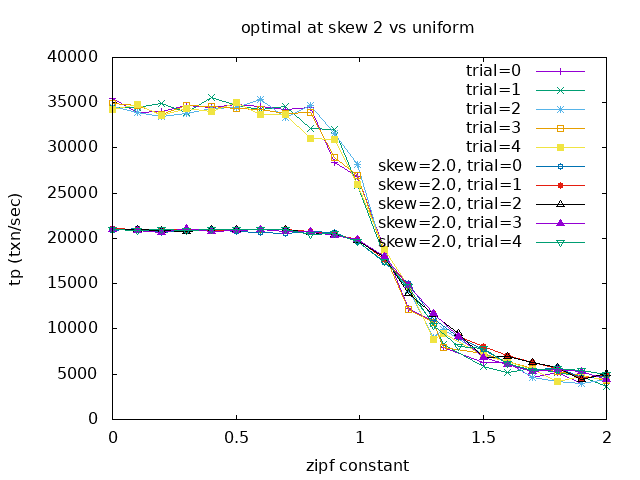

Reproduce this figure in gnuplot.
set terminal png

set xlabel "zipf constant"
set ylabel "tp (txn/sec)"
set title "optimal at skew 2 vs uniform"
set output "baseline_opt_skew2.png"

plot "new_zipfian_read95.csv" using  "skew":"ops/sec(cum)" title "trial=0" with linespoint,\
     "new_zipfian_read951.csv" using "skew":"ops/sec(cum)" title "trial=1" with linespoint,\
     "new_zipfian_read952.csv" using "skew":"ops/sec(cum)" title "trial=2" with linespoint,\
     "new_zipfian_read953.csv" using "skew":"ops/sec(cum)" title "trial=3" with linespoint,\
     "new_zipfian_read954.csv" using "skew":"ops/sec(cum)" title "trial=4" with linespoint,\
	 "baseline_opt_skew2_skew.csv" using "skew":"ops/sec(cum)" title "skew=2.0, trial=0" with linespoint,\
	 "baseline_opt_skew2_1_skew.csv" using "skew":"ops/sec(cum)" title "skew=2.0, trial=1" with linespoint,\
	 "baseline_opt_skew2_2_skew.csv" using "skew":"ops/sec(cum)" title "skew=2.0, trial=2" with linespoint,\
	 "baseline_opt_skew2_3_skew.csv" using "skew":"ops/sec(cum)" title "skew=2.0, trial=3" with linespoint,\
	 "baseline_opt_skew2_4_skew.csv" using "skew":"ops/sec(cum)" title "skew=2.0, trial=4" with linespoint
